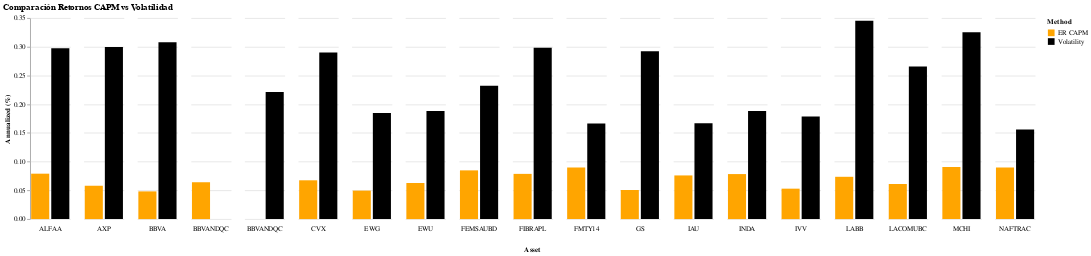

The notebook cell this image was saved under:
### Code cell
blpor.compare_capmrets_vol(annual_vol, capm_rets)

### Figure 1 — Vega-Lite specification as saved in the notebook (floating-point values rounded to 4 significant figures)
{"config": {"view": {"continuousWidth": 300, "continuousHeight": 300, "stroke": null}, "header": {"labelOrient": "bottom", "titleOrient": "bottom"}}, "data": {"name": "data-d3bb910d1eb4f2dac177291074da3398"}, "mark": {"type": "bar"}, "encoding": {"color": {"field": "Method", "scale": {"range": ["orange", "black"]}, "type": "nominal"}, "column": {"field": "index", "header": {"labelOrient": "bottom", "titleOrient": "bottom"}, "title": "Asset", "type": "nominal"}, "tooltip": [{"field": "index", "type": "nominal"}, {"field": "Method", "type": "nominal"}, {"field": "Return", "type": "quantitative"}], "x": {"axis": null, "field": "Method", "type": "nominal"}, "y": {"field": "Return", "title": "Annualized (%)", "type": "quantitative"}}, "height": 300, "title": "Comparación Retornos CAPM vs Volatilidad", "width": 60, "$schema": "https://vega.github.io/schema/vega-lite/v5.20.1.json", "datasets": {"data-d3bb910d1eb4f2dac177291074da3398": [{"index": "FEMSAUBD", "Method": "Volatility", "Return": 0.2322}, {"index": "ALFAA", "Method": "Volatility", "Return": 0.2973}, {"index": "FIBRAPL", "Method": "Volatility", "Return": 0.2983}, {"index": "CVX", "Method": "Volatility", "Return": 0.2903}, {"index": "INDA", "Method": "Volatility", "Return": 0.1882}, {"index": "EWU", "Method": "Volatility", "Return": 0.1883}, {"index": "GS", "Method": "Volatility", "Return": 0.2924}, {"index": "IVV", "Method": "Volatility", "Return": 0.1786}, {"index": "AXP", "Method": "Volatility", "Return": 0.2997}, {"index": "MCHI", "Method": "Volatility", "Return": 0.3255}, {"index": "IAU", "Method": "Volatility", "Return": 0.1668}, {"index": "LABB", "Method": "Volatility", "Return": 0.3455}, {"index": "LACOMUBC", "Method": "Volatility", "Return": 0.2655}, {"index": "FMTY14", "Method": "Volatility", "Return": 0.1665}, {"index": "BBVA", "Method": "Volatility", "Return": 0.3077}, {"index": "NAFTRAC", "Method": "Volatility", "Return": 0.156}, {"index": "EWG", "Method": "Volatility", "Return": 0.1846}, {"index": "BBVANDQC ", "Method": "Volatility", "Return": 0.2213}, {"index": "FEMSAUBD", "Method": "ER CAPM", "Return": 0.08483}, {"index": "ALFAA", "Method": "ER CAPM", "Return": 0.07907}, {"index": "FIBRAPL", "Method": "ER CAPM", "Return": 0.07873}, {"index": "CVX", "Method": "ER CAPM", "Return": 0.06755}, {"index": "INDA", "Method": "ER CAPM", "Return": 0.0784}, {"index": "EWU", "Method": "ER CAPM", "Return": 0.06281}, {"index": "GS", "Method": "ER CAPM", "Return": 0.05061}, {"index": "IVV", "Method": "ER CAPM", "Return": 0.05298}, {"index": "AXP", "Method": "ER CAPM", "Return": 0.05806}, {"index": "MCHI", "Method": "ER CAPM", "Return": 0.09059}, {"index": "IAU", "Method": "ER CAPM", "Return": 0.07602}, {"index": "LABB", "Method": "ER CAPM", "Return": 0.07365}, {"index": "LACOMUBC", "Method": "ER CAPM", "Return": 0.06111}, {"index": "FMTY14", "Method": "ER CAPM", "Return": 0.08992}, {"index": "BBVA", "Method": "ER CAPM", "Return": 0.04824}, {"index": "NAFTRAC", "Method": "ER CAPM", "Return": 0.08992}, {"index": "EWG", "Method": "ER CAPM", "Return": 0.04959}, {"index": "BBVANDQC", "Method": "ER CAPM", "Return": 0.06416}]}}
